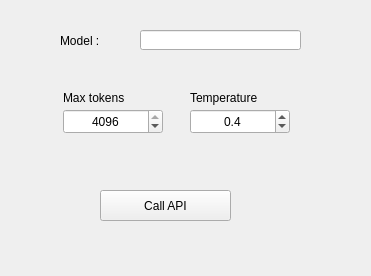
<?xml version="1.0" encoding="UTF-8"?>
<ui version="4.0">
 <class>Form</class>
 <widget class="QWidget" name="Form">
  <property name="geometry">
   <rect>
    <x>0</x>
    <y>0</y>
    <width>371</width>
    <height>276</height>
   </rect>
  </property>
  <property name="windowTitle">
   <string>Form</string>
  </property>
  <widget class="QLabel" name="label_6">
   <property name="geometry">
    <rect>
     <x>63</x>
     <y>90</y>
     <width>100</width>
     <height>15</height>
    </rect>
   </property>
   <property name="text">
    <string>Max tokens</string>
   </property>
   <property name="alignment">
    <set>Qt::AlignLeading|Qt::AlignLeft|Qt::AlignVCenter</set>
   </property>
  </widget>
  <widget class="QSpinBox" name="boxMaxTokens">
   <property name="geometry">
    <rect>
     <x>63</x>
     <y>109</y>
     <width>100</width>
     <height>25</height>
    </rect>
   </property>
   <property name="minimumSize">
    <size>
     <width>0</width>
     <height>25</height>
    </size>
   </property>
   <property name="maximumSize">
    <size>
     <width>100</width>
     <height>16777215</height>
    </size>
   </property>
   <property name="alignment">
    <set>Qt::AlignCenter</set>
   </property>
   <property name="maximum">
    <number>4096</number>
   </property>
   <property name="value">
    <number>4096</number>
   </property>
  </widget>
  <widget class="QDoubleSpinBox" name="boxTemperature">
   <property name="geometry">
    <rect>
     <x>190</x>
     <y>109</y>
     <width>100</width>
     <height>25</height>
    </rect>
   </property>
   <property name="minimumSize">
    <size>
     <width>0</width>
     <height>25</height>
    </size>
   </property>
   <property name="maximumSize">
    <size>
     <width>100</width>
     <height>16777215</height>
    </size>
   </property>
   <property name="alignment">
    <set>Qt::AlignCenter</set>
   </property>
   <property name="decimals">
    <number>1</number>
   </property>
   <property name="maximum">
    <double>1.000000000000000</double>
   </property>
   <property name="singleStep">
    <double>0.100000000000000</double>
   </property>
   <property name="value">
    <double>0.400000000000000</double>
   </property>
  </widget>
  <widget class="QLabel" name="label_3">
   <property name="geometry">
    <rect>
     <x>190</x>
     <y>90</y>
     <width>100</width>
     <height>15</height>
    </rect>
   </property>
   <property name="text">
    <string>Temperature</string>
   </property>
   <property name="alignment">
    <set>Qt::AlignLeading|Qt::AlignLeft|Qt::AlignVCenter</set>
   </property>
  </widget>
  <widget class="QLabel" name="label">
   <property name="geometry">
    <rect>
     <x>60</x>
     <y>30</y>
     <width>41</width>
     <height>21</height>
    </rect>
   </property>
   <property name="text">
    <string>Model :</string>
   </property>
  </widget>
  <widget class="QPushButton" name="callApi">
   <property name="geometry">
    <rect>
     <x>100</x>
     <y>190</y>
     <width>131</width>
     <height>31</height>
    </rect>
   </property>
   <property name="text">
    <string>Call API</string>
   </property>
  </widget>
  <widget class="QLineEdit" name="modelName">
   <property name="geometry">
    <rect>
     <x>140</x>
     <y>30</y>
     <width>161</width>
     <height>20</height>
    </rect>
   </property>
  </widget>
 </widget>
 <resources/>
 <connections/>
</ui>
